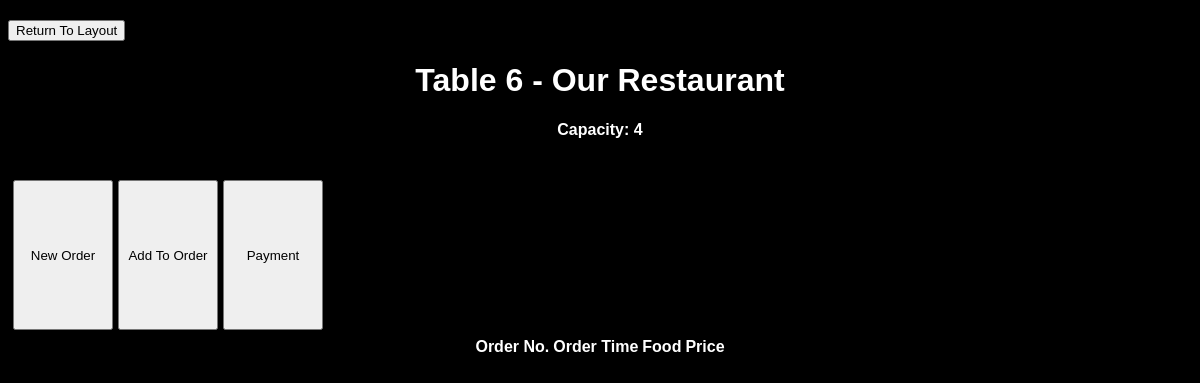
The page /order_manager/6 on the database as committed earlier.
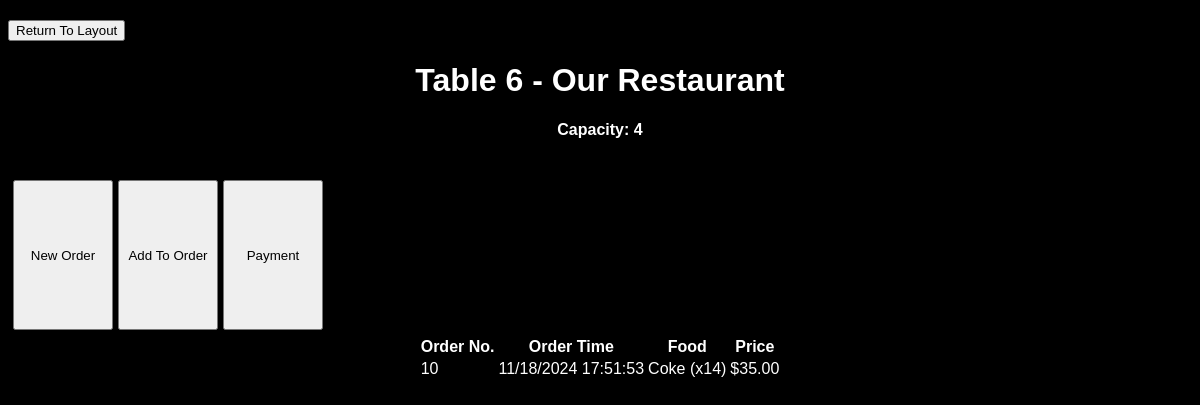
The same page on the database as committed later.
### main.py (models this page shows, shortened)
class Order(db.Model):                                                              #* GAD - Removed cust_id from Orders
    order_id = db.Column(db.Integer, primary_key=True, autoincrement=True)          #* GAD - Added auto-increment
    table_id = db.Column(db.Integer, db.ForeignKey("table.table_id"))
    order_time = db.Column(db.DateTime, default = datetime.now(), nullable=False)
    total_cost = db.Column(db.Float, nullable=False)                              #add logic for incrementing later  #? Is this still needed?

### main.py (the view)
@app.route('/order_manager/<int:table_id>', methods=['GET', 'POST'])
def order(table_id):
     table = Table.query.get_or_404(table_id)
     if request.method == 'POST':
        try:
            db.session.commit()
            return redirect(url_for('/order_manager/'))
        except:
               return 'There was an issue opening the layout'
     else:
        orders = (
            db.session.query(
                Order.order_id,
                Order.order_time,
                Order.total_cost,
                db.func.group_concat(MenuItem.name, ", ").label("food_items"),
                db.func.group_concat(OrderItem.quantity, ", ").label("food_quantities")
            )
            .join(OrderItem, Order.order_id == OrderItem.order_id)
            .join(MenuItem, OrderItem.menu_item_id == MenuItem.menu_item_id)
            .filter(Order.table_id == table_id)
            .group_by(Order.order_id)
            .order_by(Order.order_time)
            .all()
        )
        processed_orders = []
        for order in orders:
            food_item_list = (order.food_items).split(',')
            food_quantities_list = (order.food_quantities).replace(' ','').split(',')
            food_items = []
            for i in range(0, len(food_item_list)):
                food_items.append(f"{food_item_list[i]} (x{food_quantities_list[i]})")
            processed_orders.append({
                'order_id': order.order_id,
                'order_time': (order.order_time).strftime("%m/%d/%Y %H:%M:%S"),
                'food_list': '\n'.join(food_items),
                'total_cost': order.total_cost
            })
        return render_template('order_manager.html', table = table, orders = processed_orders)

### templates/order_manager.html (shortened to what this page needs)
{% extends 'base.html' %}
{% block body %}
<div class="content">
    <form action="/" method="get">
        <button>Return To Layout</button>
    </form>
    <h1 style="text-align: center;">Table {{table.table_id}} - {{table.loc}}</h1>
    <h4 style="text-align: center;">Capacity: {{table.capacity}}</h4>
    <div>
        <div class="form-container" align="center">
            <form action="/menu" method="get">
                <button class="smalltable">New Order</button>
            </form>
            <form action="/menu" method="get">
                <button class="smalltable">Add To Order</button>
            </form>
            <form id="payment_button" action="/payment" method="get" onClick="create_url()">
                <button class="smalltable">Payment</button>
            </form>
        </div>
        <table class="table" align="center">
            <tr>
            <th>Order No.</th>
            <th>Order Time</th>
            <th>Food</th>
            <th>Price</th>
            </tr>
            {% for order in orders[::-1] %}
            <tr>
                <td>{{ order.order_id }}</td>
                <td>{{ order.order_time }}</td>
                <td style="white-space: pre-line;">{{ order.food_list }}</td>
                <td>${{ "%.2f"|format(order.total_cost) }}</td>
            </tr>
            {% endfor %}
        </table>
    </div>
</div>
{% endblock %}

Rows that differ between the two databases and show on the page:
now on this page (row edited): Order: order_id "10", order_time "11/18/2024 17:51:53", food_list "Coke (x14)", total_cost "35.00"
